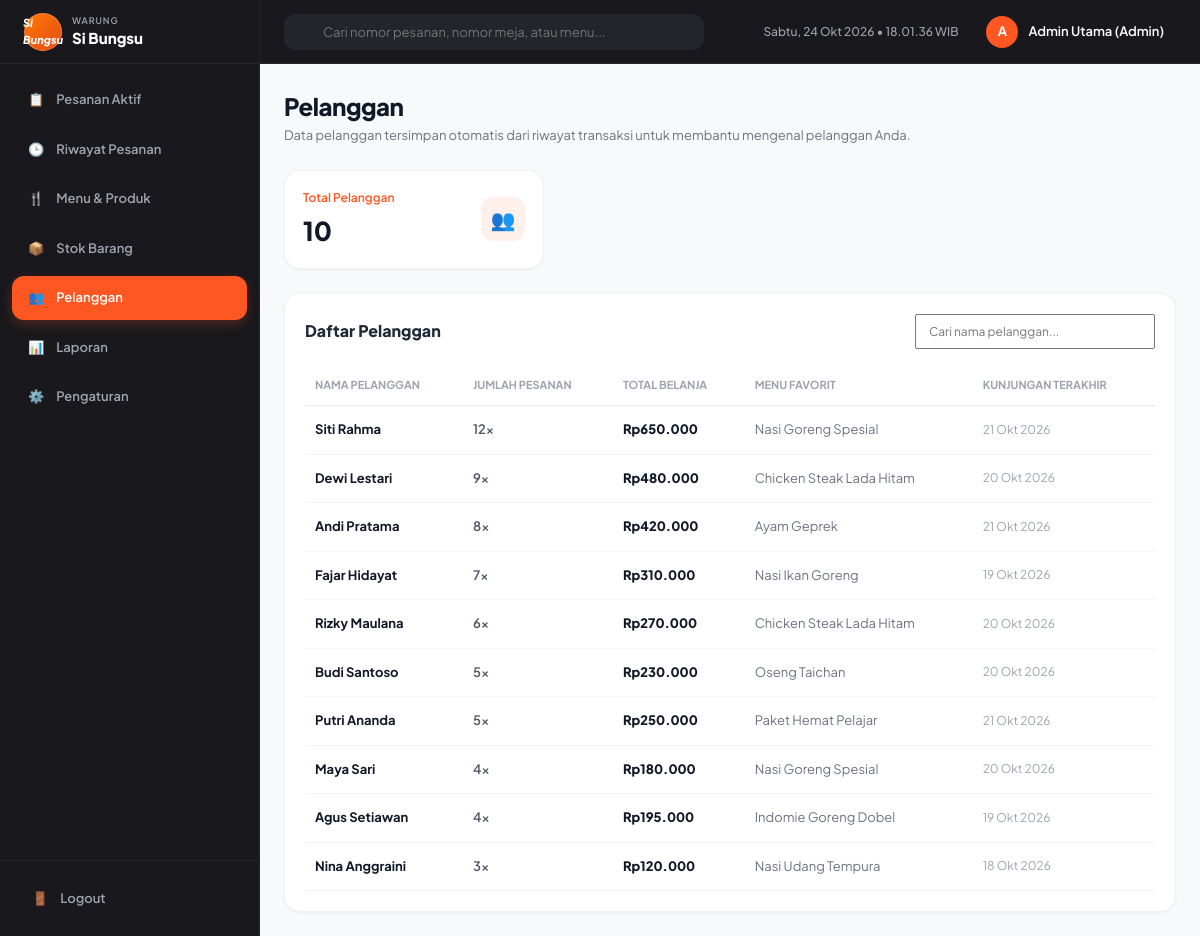
The page /wasibu/pelanggan/index.php (signed in) on the database its author committed.
### tables this page shows
CREATE TABLE `customers` (
  `id` INT AUTO_INCREMENT PRIMARY KEY,
  `name` VARCHAR(100) NOT NULL,
  `phone` VARCHAR(30) NULL,
  `total_orders` INT DEFAULT 0,
  `total_spent` DECIMAL(14, 2) DEFAULT 0.00,
  `last_order_date` VARCHAR(50) NULL,
  `favorite_menu` VARCHAR(100) NULL,
  `created_at` TIMESTAMP DEFAULT CURRENT_TIMESTAMP
);

### wasibu/includes/auth.php (called while the page is built, shortened)
<?php
function isLoggedIn(): bool {
    return isset($_SESSION['user_id']) && !empty($_SESSION['user_id']);
}
function getCurrentUser(): ?array {
    return [
        'id'       => $_SESSION['user_id'],
        'name'     => $_SESSION['user_name'] ?? 'Pengguna',
        'username' => $_SESSION['user_username'] ?? '',
        'role'     => $_SESSION['user_role'] ?? 'Kasir',
    ];
}

### wasibu/includes/functions.php (called while the page is built, shortened)
<?php
function formatRupiah($amount): string {
    return 'Rp' . number_format((float)$amount, 0, ',', '.');
}

### wasibu/pelanggan/index.php (the view, shortened to what this page needs)
<?php
require_once __DIR__ . '/../includes/auth.php';
require_once __DIR__ . '/../includes/functions.php';
$pdo = getDBConnection();
$totalCust = (int)$pdo->query("SELECT COUNT(*) FROM customers")->fetchColumn();
$search = trim($_GET['q'] ?? '');
$sql = "SELECT * FROM customers WHERE 1=1";
$params = [];
$sql .= " ORDER BY total_orders DESC LIMIT 50";
$stmt = $pdo->prepare($sql);
$stmt->execute($params);
$customers = $stmt->fetchAll();
$activeNav = "pelanggan";
include __DIR__ . '/../includes/header.php';
include __DIR__ . '/../includes/sidebar.php';
include __DIR__ . '/../includes/navbar.php';
?>
<div class="page-header">
  <div>
    <h1 class="page-title">Pelanggan</h1>
    <p class="page-subtitle">Data pelanggan tersimpan otomatis dari riwayat transaksi untuk membantu mengenal pelanggan Anda.</p>
  </div>
</div>
<div style="width: 260px; margin-bottom: 24px;">
  <div class="stat-card">
    <div>
      <div class="stat-label" style="color:#FF5722;">Total Pelanggan</div>
      <div class="stat-value"><?= $totalCust ?: 86 ?></div>
    </div>
    <div class="stat-icon" style="background:#FFF0EB; color:#FF5722;">👥</div>
  </div>
</div>
<div class="card-table">
  <div style="display:flex; justify-content:space-between; align-items:center; margin-bottom:16px;">
    <h3 style="font-size:16px; font-weight:800;">Daftar Pelanggan</h3>
    <form method="GET">
      <input type="text" name="q" value="<?= htmlspecialchars($search) ?>" placeholder="Cari nama pelanggan..." class="form-control" style="width:240px; padding:8px 12px; font-size:12px;">
    </form>
  </div>
  <div style="overflow-x:auto;">
    <table class="table-custom">
      <thead>
        <tr>
          <th>Nama Pelanggan</th>
          <th>Jumlah Pesanan</th>
          <th>Total Belanja</th>
          <th>Menu Favorit</th>
          <th>Kunjungan Terakhir</th>
        </tr>
      </thead>
      <tbody>
        <?php foreach ($customers as $c): ?>
          <tr>
            <td style="font-weight:700; color:#111827;"><?= htmlspecialchars($c['name']) ?></td>
            <td style="font-weight:600; color:#4B5563;"><?= $c['total_orders'] ?>x</td>
            <td style="font-weight:800; color:#111827;"><?= formatRupiah($c['total_spent']) ?></td>
            <td style="color:#6B7280;"><?= htmlspecialchars($c['favorite_menu'] ?: 'Ayam Geprek') ?></td>
            <td style="color:#9CA3AF; font-size:12px;"><?= htmlspecialchars($c['last_order_date'] ?: '21 Okt 2026') ?></td>
          </tr>
        <?php endforeach; ?>
      </tbody>
    </table>
  </div>
</div>
<?php include __DIR__ . '/../includes/footer.php'; ?>

### wasibu/includes/header.php (shortened to what this page needs)
<!DOCTYPE html>
<html lang="id">
<head>
  <link rel="stylesheet" href="/wasibu/assets/css/style.css">
</head>
<body>
<div class="app-layout">

### wasibu/includes/sidebar.php
<?php
require_once __DIR__ . '/auth.php';
$currentUser = getCurrentUser();
$activeNav = $activeNav ?? 'pesanan';
?>
<aside class="app-sidebar">
  <div>
    <div class="sidebar-brand">
      <div class="brand-badge">Si Bungsu</div>
      <div class="brand-text">
        <span class="sup">WARUNG</span>
        <span class="sub">Si Bungsu</span>
      </div>
    </div>
    <nav class="sidebar-nav">
      <a href="/wasibu/pesanan/index.php" class="nav-link <?= $activeNav === 'pesanan' ? 'active' : '' ?>">
        <span>📋</span>
        <span>Pesanan Aktif</span>
      </a>
      <a href="/wasibu/riwayat/index.php" class="nav-link <?= $activeNav === 'riwayat' ? 'active' : '' ?>">
        <span>🕒</span>
        <span>Riwayat Pesanan</span>
      </a>
      <a href="/wasibu/produk/index.php" class="nav-link <?= $activeNav === 'produk' ? 'active' : '' ?>">
        <span>🍴</span>
        <span>Menu &amp; Produk</span>
      </a>
      <a href="/wasibu/stok/index.php" class="nav-link <?= $activeNav === 'stok' ? 'active' : '' ?>">
        <span>📦</span>
        <span>Stok Barang</span>
      </a>
      <a href="/wasibu/pelanggan/index.php" class="nav-link <?= $activeNav === 'pelanggan' ? 'active' : '' ?>">
        <span>👥</span>
        <span>Pelanggan</span>
      </a>
      <?php if (in_array($currentUser['role'] ?? '', ['Admin', 'Owner'])): ?>
        <a href="/wasibu/laporan/index.php" class="nav-link <?= $activeNav === 'laporan' ? 'active' : '' ?>">
          <span>📊</span>
          <span>Laporan</span>
        </a>
        <a href="/wasibu/pengaturan/index.php" class="nav-link <?= $activeNav === 'pengaturan' ? 'active' : '' ?>">
          <span>⚙️</span>
          <span>Pengaturan</span>
        </a>
      <?php endif; ?>
    </nav>
  </div>
  <div class="sidebar-footer">
    <a href="/wasibu/logout.php" onclick="return confirm('Anda akan keluar dari sistem kasir Warung Si Bungsu. Pastikan seluruh perubahan sudah tersimpan. Apakah Anda yakin ingin keluar?');" class="btn-logout">
      <span>🚪</span>
      <span>Logout</span>
    </a>
  </div>
</aside>
<div class="app-main">

### wasibu/includes/navbar.php (shortened to what this page needs)
<?php
require_once __DIR__ . '/auth.php';
$user = getCurrentUser();
?>
<header class="app-navbar">
  <div class="nav-search">
    <form action="/wasibu/pesanan/index.php" method="GET">
      <input
        type="text"
        name="q"
        value="<?= htmlspecialchars($_GET['q'] ?? '', ENT_QUOTES, 'UTF-8') ?>"
        placeholder="Cari nomor pesanan, nomor meja, atau menu..."
      >
    </form>
  </div>
  <div class="nav-user">
    <div class="nav-date">
      <span id="realtime-jakarta">
      </span>
    </div>
    <div class="user-profile">
      <div style="width: 32px; height: 32px; border-radius: 50%; background: #FF5722; color: #fff; display: flex; align-items: center; justify-content: center; font-weight: bold; font-size: 13px;">
        <?= htmlspecialchars(strtoupper(substr($user['name'] ?? 'A', 0, 1)), ENT_QUOTES, 'UTF-8') ?>
      </div>
      <span style="font-size: 13px; font-weight: 600;">
        <?= htmlspecialchars($user['name'] ?? 'Admin', ENT_QUOTES, 'UTF-8') ?>
        (<?= htmlspecialchars($user['role'] ?? 'Kasir', ENT_QUOTES, 'UTF-8') ?>)
      </span>
    </div>
  </div>
</header>
<main class="app-content">

### wasibu/includes/footer.php (shortened to what this page needs)
</main>
</div>
</div>
</body>
</html>

### rows shown on the page
customers: name "Siti Rahma", total_orders "12", total_spent "Rp650.000", favorite_menu "Nasi Goreng Spesial", last_order_date "21 Okt 2026"
customers: name "Dewi Lestari", total_orders "9", total_spent "Rp480.000", favorite_menu "Chicken Steak Lada Hitam", last_order_date "20 Okt 2026"
customers: name "Andi Pratama", total_orders "8", total_spent "Rp420.000", favorite_menu "Ayam Geprek", last_order_date "21 Okt 2026"
customers: name "Fajar Hidayat", total_orders "7", total_spent "Rp310.000", favorite_menu "Nasi Ikan Goreng", last_order_date "19 Okt 2026"
customers: name "Rizky Maulana", total_orders "6", total_spent "Rp270.000", favorite_menu "Chicken Steak Lada Hitam", last_order_date "20 Okt 2026"
customers: name "Budi Santoso", total_orders "5", total_spent "Rp230.000", favorite_menu "Oseng Taichan", last_order_date "20 Okt 2026"
customers: name "Putri Ananda", total_orders "5", total_spent "Rp250.000", favorite_menu "Paket Hemat Pelajar", last_order_date "21 Okt 2026"
customers: name "Maya Sari", total_orders "4", total_spent "Rp180.000", favorite_menu "Nasi Goreng Spesial", last_order_date "20 Okt 2026"
customers: name "Agus Setiawan", total_orders "4", total_spent "Rp195.000", favorite_menu "Indomie Goreng Dobel", last_order_date "19 Okt 2026"
customers: name "Nina Anggraini", total_orders "3", total_spent "Rp120.000", favorite_menu "Nasi Udang Tempura", last_order_date "18 Okt 2026"

### other values the page prints
substr($user['name'] ?? 'A', 0, 1) "A"
$user['name'] "Admin Utama"
$user['role'] "Admin"
$totalCust ?: 86 "10"
